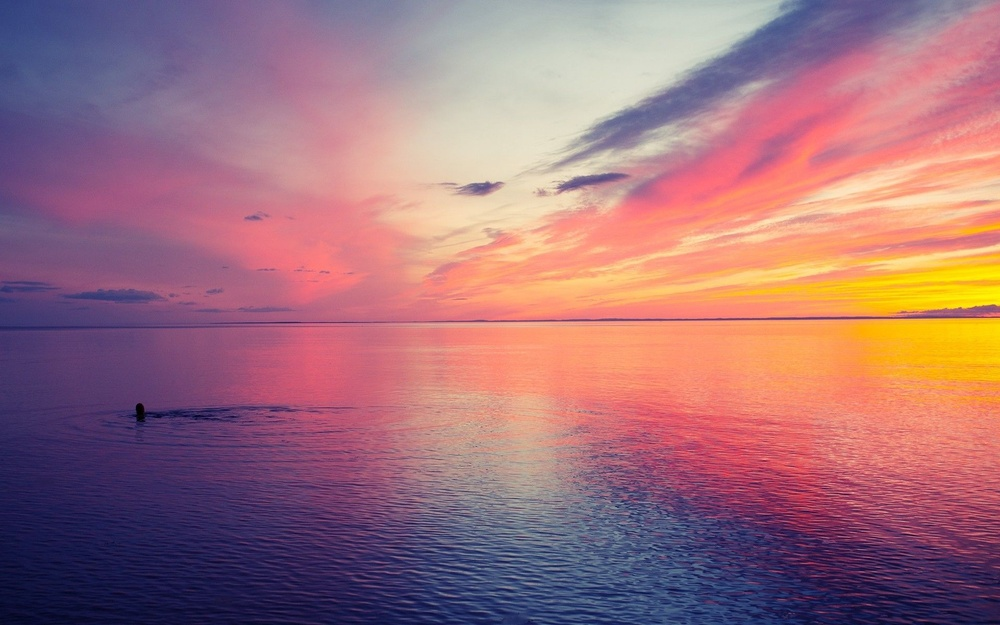
#> input picture Images/background.jpg, 1000 x 625 px, shrunk from 1920 x 1200 before the run, found by its file name
$ python ImageBrightness.py
#> lines starting #> are read from the running program, lines starting #| are printed output that depends on the picture
from PIL import Image, ImageEnhance

filepath = "C:\\Development\\Python\\Images\\background.jpg"
#read the image
image = Image.open(filepath)
#> image is the input picture: PIL image 1000x625 RGB; mean R, G, B 160.4, 112.5, 122.6
image.show()

#image brightness enhancer
enhancer = ImageEnhance.Brightness(image)

factor = 1 # gives original image
image_output = enhancer.enhance(factor)
image_output.save('brightness_background_1.jpg')
image_output.show()

factor = 0.5 # darkens the image
image_output = enhancer.enhance(factor)
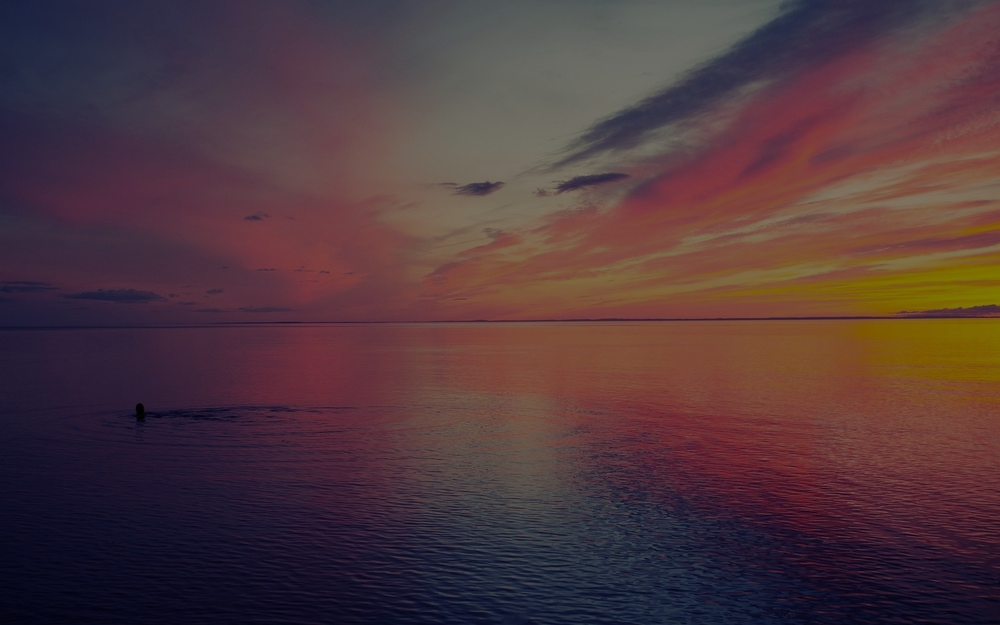
#> image_output: PIL image 1000x625 RGB; mean R, G, B 79.9, 56, 61.1
image_output.save('brightness_background_05.jpg')
# image_output.show()

factor = 1.5 # brightens the image
image_output = enhancer.enhance(factor)
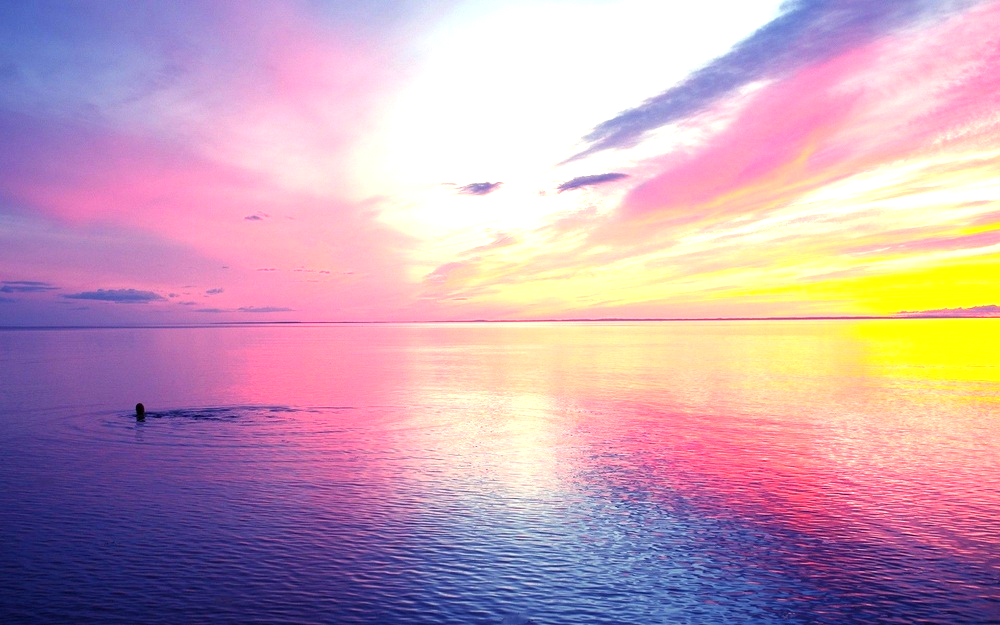
#> image_output: PIL image 1000x625 RGB; mean R, G, B 198, 161.8, 181.2
image_output.save('brightness_background_1-5.jpg')
image_output.show()
